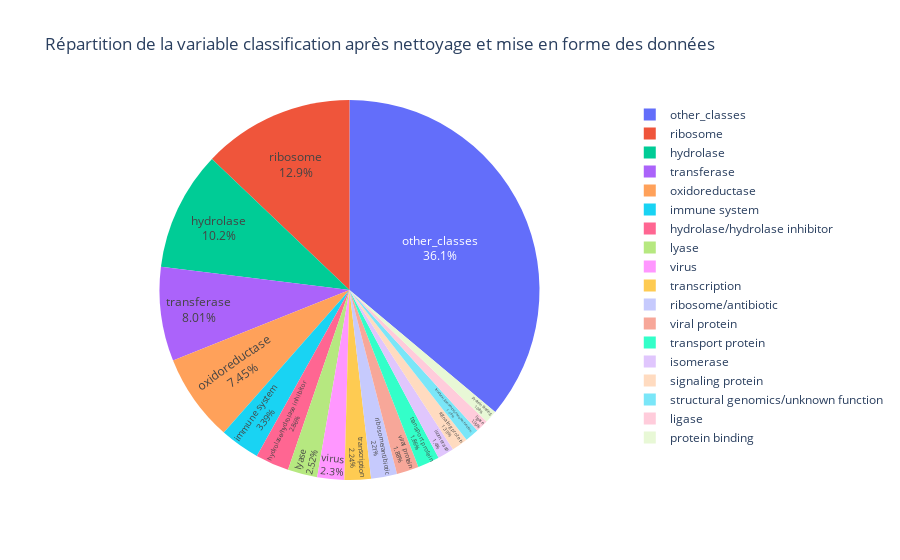

Notebook cell for this chart:
### Code cell
ex = (df.classification.value_counts(ascending = False, normalize = True)*100)
#ex.[:50].plot(kind = 'bar', figsize = (12,10));
visu.plotly_pie(ex,'classification', ex.index, 'Répartition de la variable classification après nettoyage et mise en forme des données')

### Figure 1 — Plotly figure (JSON) as saved in the notebook; plotly's stock layout.template omitted (floating-point values rounded to 4 significant figures)
{"data": [{"domain": {"x": [0, 1], "y": [0, 1]}, "hovertemplate": "index=%{label}<br>classification=%{value}<extra></extra>", "labels": ["other_classes", "ribosome", "hydrolase", "transferase", "oxidoreductase", "immune system", "hydrolase/hydrolase inhibitor", "lyase", "virus", "transcription", "ribosome/antibiotic", "viral protein", "transport protein", "isomerase", "signaling protein", "structural genomics/unknown function", "ligase", "protein binding"], "legendgroup": "", "name": "", "showlegend": true, "textinfo": "label+percent", "textposition": "inside", "type": "pie", "values": [36.09, 12.89, 10.15, 8.007, 7.453, 3.394, 2.862, 2.52, 2.299, 2.242, 2.209, 1.884, 1.858, 1.404, 1.394, 1.181, 1.086, 1.077]}], "layout": {"legend": {"tracegroupgap": 0}, "title": {"text": "Répartition de la variable classification après nettoyage et mise en forme des données"}}}
